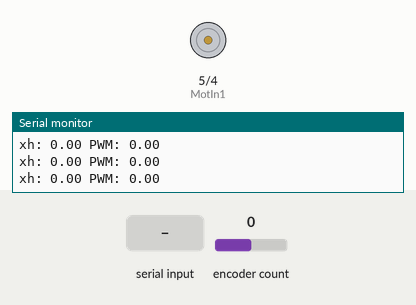
This sketch was run on a simulated Arduino Uno, built with avr-gcc and run on an emulated ATmega328P. Parts: motor-driver pin pairs drawn as motors (green arrow = first pin HIGH = forward, orange = second pin HIGH = backward, longer = more drive, scaled by the enable pin), the last lines printed to the serial monitor. The test bench sets the inputs (shaded band); at power-on: encoder count 0.

Above: at 1.2 s.
1.3 s: "1" received over Serial
4.3 s: encoder count set to 1
At 5.3 s:
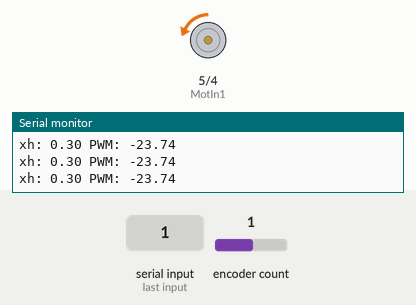
5.8 s: encoder count set to 5
At 6.4 s:
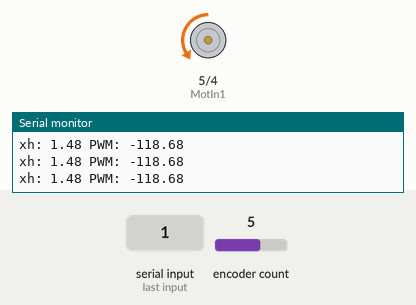
7.3 s: encoder count set to 9
At 7.6 s:
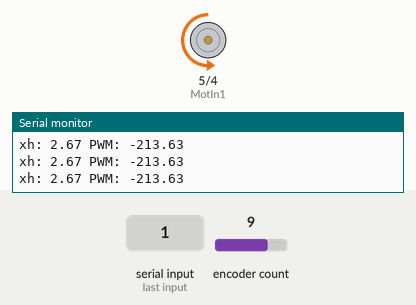
8.8 s: "8" received over Serial
At 9.8 s:
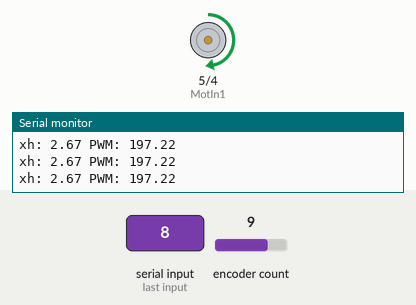
Timing chart, 0 to 11.3 s (numbered marks = the images above; inputs shaded):
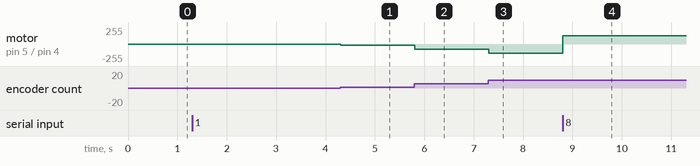

The sketch:

all_environments_fast_PWM.ino
```cpp
#define ENCODER_OPTIMIZE_INTERRUPTS
#include <Encoder.h>

//PWM MUST BE ON PIN 9 for this version to run (PWM is configured on Timer1 which controls pin 9 and 10 pwm)

//This code is equivalent to all_environments.ino except with fast PWM enabled
//PWM commands are now scaled to 400 instead of 255

/*
=======================
Haptic Modes:
=======================
0 - Reset
1 - Spring
2 - Wall
3 - Wall with Damping
4 - Damper
5 - Nonlinear Friction
6 - Bump
7 - Better Bump
8 - Bump and Valley
9 - Hard Surface
A - Mass Spring Damper
========================
========================
*/


// Pin Declarations
const int MotIn1 = 5;
const int MotIn2 = 4;
const int pwm = 9;

const int encA = 2;
const int encB = 3;

Encoder encoder(encB, encA);

// Encoder / Geometry
const float encoderResolution = 48.0;

const float rh = 8.5;  // handle length [cm]
const float rp = 0.5;  // motor pulley radius [cm]
const float rs = 7.5;  // sector radius [cm]

// State Variables
volatile float pos = 0;

volatile float xh = 0;
volatile float xh_prev = 0;

volatile float vh = 0;
volatile float vh_prev = 0;

float tPulley = 0;
float tS = 0;

// Timing / Filtering
const float dt = 0.001;
const float fc = 20.0;
const float r = exp(-2.0 * PI * fc * dt);

// Force Command
volatile float motorCommand = 0;

// Environment Selection
char mode = '0';


// Evironment variables that get reset with 0 mode
float x_msd = 0.5;
float v_msd = 0;
float a_msd = 0;

float xi_msd = 0.5;

float Decay_Sine_Amplitude = 0;
int Decay_In_Wall_Flag = 0;
float Decay_Sine_Time = 0;
// ===================================================
// Setup
// ===================================================
void setup() {
  //initialize motor outputs
  pinMode(MotIn1, OUTPUT);
  pinMode(MotIn2, OUTPUT);
  pinMode(pwm, OUTPUT);

  //initialize motor direction
  digitalWrite(MotIn1, HIGH);
  digitalWrite(MotIn2, LOW);


  Serial.begin(115200);

  //set up PWM on Timer1 so it's faster and we don't hear the annoying hum anymore
  //this stuff is more in the weeds, please consult the ATmega328/P datasheet for more detailed info (p. ~170)
  //set phase and frequency correct pwm at 20kHz:
  TCCR1A = (1 << COM1A1);               //non-inverting PWM on OC1A (pin 9)
  TCCR1B = (1 << WGM13) | (1 << CS10);  //waveform generation mode 8 (phase/freq correct, ICR1 top), prescaler = 1
  ICR1 = 400;                           //ICR1 defines TOP in WGM8
  OCR1A = 0;                            //initialize at 0 duty cycle
  // the results of the above code is:
  // freq_PWM = freq_CPU / (2 * prescaler * TOP)
  // freq_PWM = 16,000,000 / (2 * 1 * 400) = 20,000 or 20 kHz

  // Setup 1kHz ISR
  cli();

  TCCR2A = 0;
  TCCR2B = 0;

  TCCR2A |= (1 << WGM21);
  TCCR2B |= (1 << CS22);

  OCR2A = 249;

  TIMSK2 |= (1 << OCIE2A);

  sei();
}

// ===================================================
// Motor Driver
// ===================================================
void setMotor(int command) {

  if (command > 400) command = 400;
  if (command < -400) command = -400;

  if (command >= 0) {
    digitalWrite(MotIn1, HIGH);
    digitalWrite(MotIn2, LOW);
    OCR1A = command;
  } else {
    digitalWrite(MotIn1, LOW);
    digitalWrite(MotIn2, HIGH);
    OCR1A = -command;
  }
}

// ===================================================
// Main Loop
// ===================================================
void loop() {

  if (Serial.available()) {
    mode = Serial.read();
  }

  switch (mode) {

    // =======================
    // Reset
    // =======================
    case '0':
      {
        motorCommand = 0;

        encoder.write(0);
        pos = 0;

        x_msd = xi_msd;
        v_msd = 0;
        a_msd = 0;

        Decay_In_Wall_Flag = 0;
        Decay_Sine_Time = 0;
        Decay_Sine_Amplitude = 0;

        break;
      }

    // =======================
    // Spring
    // =======================
    case '1':
      {
        const float k = 80.0;
        motorCommand = -k * xh;
        break;
      }

    // =======================
    // Wall
    // =======================
    case '2':
      {
        const float x_wall = 2.0;
        const float k_wall = 200.0;
        if (xh > x_wall)
          motorCommand = -k_wall * (xh - x_wall);
        else
          motorCommand = 0;

        break;
      }

    // =======================
    // Wall with Damping
    // =======================
    case '3':
      {
        const float x_wall_damped = 2.0;
        const float k_wall_damped = 200.0;
        const float b_wall_damped = 5.0;

        if (xh > x_wall_damped) {
          motorCommand =
            -k_wall_damped * (xh - x_wall_damped)
            - b_wall_damped * vh;
        } else {
          motorCommand = 0;
        }

        break;
      }

    // =======================
    // Damper
    // =======================
    case '4':
      {
        const float b = 8.0;
        motorCommand = -b * vh;
        break;
      }

    // =======================
    // Nonlinear Friction
    // =======================
    case '5':
      {
        const float Fc = 80.0;
        const float vth = 0.2;
        const float k = Fc / vth;

        if (vh > vth) {
          motorCommand = -Fc;
        } else if (vh < -vth) {
          motorCommand = Fc;
        } else {
          motorCommand = -k * vh;
        }

        break;
      }

    // =======================
    // Bump
    // =======================
    case '6':
      {
        float bump_location = 2.0;
        float bump_width = 1.0;
        float bump_force = 150.0;

        if (abs(xh - bump_location) < bump_width / 2.0) {
          motorCommand = -bump_force;
        } else {
          motorCommand = 0;
        }

        break;
      }

    // =======================
    // Better Bump
    // =======================
    case '7':
      {
        float bump_location = 2.0;
        float bump_width = 1.0;
        float bump_force = 150.0;

        if ((xh > bump_location - bump_width / 2.0) && (xh < bump_location)) {

          motorCommand = -bump_force;
        } else if ((xh >= bump_location) && (xh < bump_location + bump_width / 2.0)) {

          motorCommand = bump_force;
        } else {

          motorCommand = 0;
        }

        break;
      }

    // =======================
    // Bump and Valley
    // =======================
    case '8':
      {
        float bump_location = 2.0;
        float bump_length = 3.0;
        float bump_height = 2.0;
        float bump_k = 200.0;

        float valley_location = -2.0;
        float valley_length = 3.0;
        float valley_height = 2.0;
        float valley_k = 150.0;

        if ((xh <= (bump_location + bump_length / 2.0)) && (xh >= (bump_location - bump_length / 2.0))) {

          motorCommand =
            bump_k * bump_height * cos(PI / bump_length * (xh - bump_location)) * sin(PI / bump_length * (xh - bump_location));
        } else if ((xh <= (valley_location + valley_length / 2.0)) && (xh >= (valley_location - valley_length / 2.0))) {

          motorCommand =
            -valley_k * valley_height * cos(PI / valley_length * (xh - valley_location)) * sin(PI / valley_length * (xh - valley_location));
        } else {

          motorCommand = 0;
        }

        break;
      }

    // =======================
    // Hard Surface
    // =======================
    case '9':
      {
        const float x_wall_hard = 2.0;
        const float k_wall_hard = 200.0;

        const float Decay_Sine_Amplitude_Scale = 5.0;
        const float Decay_Sine_Amplitude_Max = 30.0;

        const float Decay_Sine_Frequency = 200.0;
        const float Decay_Sine_Exponent = -20.0;

        if (xh > x_wall_hard) {

          if (Decay_In_Wall_Flag == 0) {

            Decay_Sine_Time = 0;

            Decay_Sine_Amplitude =
              Decay_Sine_Amplitude_Scale * fabs(vh);

            if (Decay_Sine_Amplitude > Decay_Sine_Amplitude_Max) {
              Decay_Sine_Amplitude =
                Decay_Sine_Amplitude_Max;
            }

            Decay_In_Wall_Flag = 1;
          }

          motorCommand =
            -exp(Decay_Sine_Exponent * Decay_Sine_Time)
            * Decay_Sine_Amplitude
            * sin(2.0 * PI * Decay_Sine_Frequency * Decay_Sine_Time);

          motorCommand +=
            -k_wall_hard * (xh - x_wall_hard);

          Decay_Sine_Time += dt;
        } else {

          Decay_In_Wall_Flag = 0;
          Decay_Sine_Time = 0;
          Decay_Sine_Amplitude = 0;
          motorCommand = 0;
        }

        break;
      }

    // =======================
    // Mass Spring Damper
    // =======================
    // *try zeroing your handle all the way to the left before running this one for better effect
    case 'A':
      {
        float m_msd = 1.0;    //mass
        float b_msd = 0.2;    //damping coefficient
        float k_msd = 50.0;   //spring stiffness
        float k_user = 100.0; //collision stiffness

        // simple integration to get velocity and position
        v_msd += a_msd * dt;
        x_msd += v_msd * dt;

        if (xh > x_msd) {
          //contact
          a_msd =
            (k_user * (xh - x_msd)
             + k_msd * (xi_msd - x_msd)
             - b_msd * v_msd)
            / m_msd;

          motorCommand =
            k_user * (x_msd - xh);
        } else {
          //no contact
          motorCommand = 0;

          a_msd =
            (k_msd * (xi_msd - x_msd)
             - b_msd * v_msd)
            / m_msd;
        }

        break;
      }
  }

  Serial.print("xh: ");
  Serial.print(xh);
  Serial.print(" ");
  Serial.print("PWM: ");
  Serial.println(motorCommand);

  delay(5);
}

// ===================================================
// 1 kHz Interrupt Service Routine
// ===================================================

ISR(TIMER2_COMPA_vect) {

  pos = encoder.read();

  tPulley =
    (pos / encoderResolution) * 2.0 * PI;

  tS =
    (tPulley * rp) / rs;

  xh =
    (rh * rp * tPulley) / rs;

  vh =
    r * vh_prev + (1.0 - r) * (xh - xh_prev) / dt;

  xh_prev = xh;
  vh_prev = vh;

  setMotor((int)motorCommand);
}
```

Measured:
- after the input at 4.3 s, motor on pin 5 (MotIn1) / pin 4 (MotIn2): stopped → backward 15/255 at once
- after the input at 5.8 s, motor on pin 5 (MotIn1) / pin 4 (MotIn2): backward 15/255 → backward 75/255 at once
- after the input at 7.3 s, motor on pin 5 (MotIn1) / pin 4 (MotIn2): backward 75/255 → backward 136/255 at once
- after the input at 8.8 s, motor on pin 5 (MotIn1) / pin 4 (MotIn2): backward 136/255 → forward 126/255 at once
